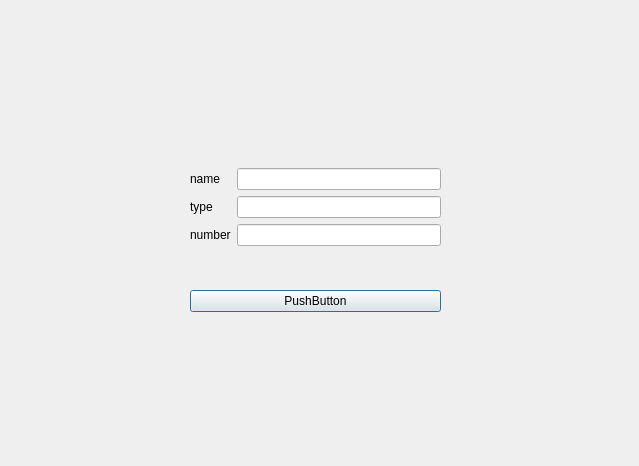
<?xml version="1.0" encoding="UTF-8"?>
<ui version="4.0">
 <class>Dialog</class>
 <widget class="QDialog" name="Dialog">
  <property name="geometry">
   <rect>
    <x>0</x>
    <y>0</y>
    <width>639</width>
    <height>466</height>
   </rect>
  </property>
  <property name="windowTitle">
   <string>Dialog</string>
  </property>
  <widget class="QWidget" name="">
   <property name="geometry">
    <rect>
     <x>190</x>
     <y>130</y>
     <width>251</width>
     <height>221</height>
    </rect>
   </property>
   <layout class="QVBoxLayout" name="verticalLayout_3">
    <item>
     <layout class="QHBoxLayout" name="horizontalLayout">
      <item>
       <layout class="QVBoxLayout" name="verticalLayout_2">
        <item>
         <widget class="QLabel" name="label">
          <property name="text">
           <string>name</string>
          </property>
         </widget>
        </item>
        <item>
         <widget class="QLabel" name="label_2">
          <property name="text">
           <string>type</string>
          </property>
         </widget>
        </item>
        <item>
         <widget class="QLabel" name="label_3">
          <property name="text">
           <string>number</string>
          </property>
         </widget>
        </item>
       </layout>
      </item>
      <item>
       <layout class="QVBoxLayout" name="verticalLayout">
        <item>
         <widget class="QLineEdit" name="lineEdit"/>
        </item>
        <item>
         <widget class="QLineEdit" name="lineEdit_2"/>
        </item>
        <item>
         <widget class="QLineEdit" name="lineEdit_3"/>
        </item>
       </layout>
      </item>
     </layout>
    </item>
    <item>
     <widget class="QPushButton" name="pushButton">
      <property name="text">
       <string>PushButton</string>
      </property>
     </widget>
    </item>
   </layout>
  </widget>
 </widget>
 <resources/>
 <connections/>
</ui>
